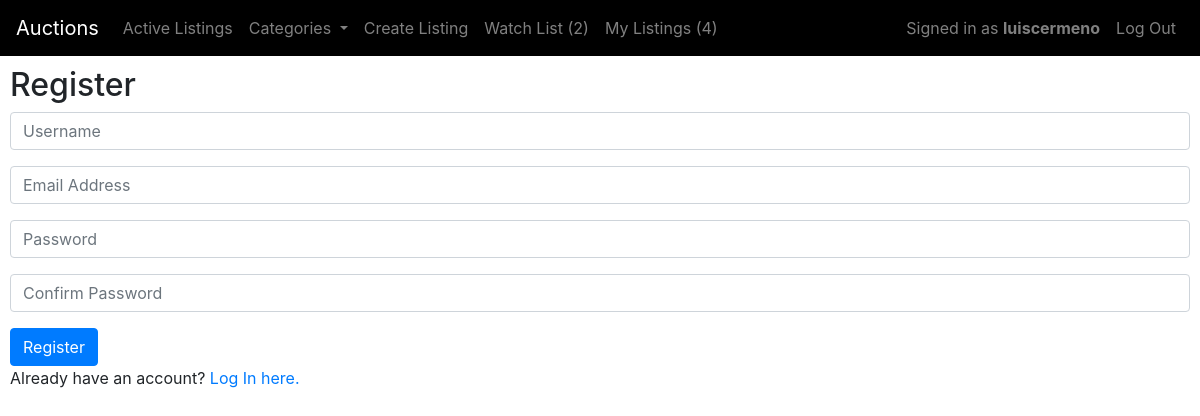
/register (signed in), run on the app's committed database.
### auctions/models.py (models this page shows, shortened)
class User(AbstractUser):
    def __str__(self):
        return f"{self.username}"

class WatchList(models.Model):
    user = models.OneToOneField(User, on_delete=models.CASCADE, related_name='watchlist')
    listings = models.ManyToManyField(Listing, blank=True, related_name='listings')

### auctions/views.py (the view)
# urls.py: path("register", views.register, name="register"),
def register(request):
    if request.method == "POST":
        username = request.POST["username"]
        email = request.POST["email"]
        password = request.POST["password"]
        confirmation = request.POST["confirmation"]
        if password != confirmation:
            return render(request, "auctions/register.html", {
                "message": "Passwords must match."
            })
        try:
            user = User.objects.create_user(username, email, password)
            user.save()
        except IntegrityError:
            return render(request, "auctions/register.html", {
                "message": "Username already taken."
            })
        login(request, user)
        return HttpResponseRedirect(reverse("index"))
    else:
        return render(request, "auctions/register.html")

### auctions/context_processors.py (called while the page is built)
def get_categories(request):
    return {
        'categories': Category.objects.all()
    }

### auctions/models.py (called while the page is built)
    def __str__(self):
        return f"{self.name}"

### auctions/templates/auctions/register.html (shortened to what this page needs)
{% extends "auctions/layout.html" %}
{% block body %}
    <h2>Register</h2>
    <form action="{% url 'register' %}" method="post">
        <div class="form-group">
            <input class="form-control" autofocus type="text" name="username" placeholder="Username">
        </div>
        <div class="form-group">
            <input class="form-control" type="email" name="email" placeholder="Email Address">
        </div>
        <div class="form-group">
            <input class="form-control" type="password" name="password" placeholder="Password">
        </div>
        <div class="form-group">
            <input class="form-control" type="password" name="confirmation" placeholder="Confirm Password">
        </div>
        <input class="btn btn-primary" type="submit" value="Register">
    </form>
    Already have an account? <a href="{% url 'login' %}">Log In here.</a>
{% endblock %}

### auctions/templates/auctions/layout.html (shortened to what this page needs)
{% load static %}
<!DOCTYPE html>
<html lang="en">
    <head>
        <link href="{% static 'auctions/styles.css' %}" rel="stylesheet">
        <link rel="stylesheet" href="https://stackpath.bootstrapcdn.com/bootstrap/4.4.1/css/bootstrap.min.css">
    </head>
    <body>
        <nav class="navbar navbar-expand-lg navbar-dark sticky-top">
            <a class="navbar-brand" href="{% url 'index' %}">Auctions</a>
            <div class="collapse navbar-collapse" id="navbarNav">
                <ul class="navbar-nav mr-auto">
                    <li class="nav-item {% block nav_item_listings %}{% endblock nav_item_listings %}">
                        <a class="nav-link" aria-current="page" href="{% url 'index' %}">Active Listings</a>
                    </li>
                    <li class="nav-item dropdown">
                        <a class="nav-link dropdown-toggle" href="#" id="navbarDropdown" role="button" data-toggle="dropdown" aria-haspopup="true" aria-expanded="false">
                            Categories
                        </a>
                    </li>
                    {% if user.is_authenticated %}
                    <li class="nav-item {% block nav_item_create %}{% endblock nav_item_create %}">
                        <a class="nav-link" href="{% url 'create' %}">Create Listing</a>
                    </li>
                    <li class="nav-item {% block nav_item_watchlist %}{% endblock nav_item_watchlist %}">
                        <a class="nav-link" href="{% url 'watchlist' %}">
                            Watch List
                            <span>
                            {% if user.watchlist.listings.all.count > 0 %}
                                ({{ user.watchlist.listings.all.count}})
                            {% else %}
                                (0)
                            {% endif %}
                            </span>
                        </a>
                    </li>
                    <li class="nav-item {% block nav_item_myListings %}{% endblock nav_item_myListings %}">
                        <a class="nav-link" href="{% url 'myListings' %}">
                            My Listings
                            <span>
                                {% if user.listings.all.count > 0 %}
                                    ({{ user.listings.all.count}})
                                {% else %}
                                    (0)
                                {% endif %}
                            </span>
                        </a>
                    </li>
                    {% endif %}
                </ul>
                <ul class="navbar-nav ml-auto">
                    {% if user.is_authenticated %}
                    <li class="nav-item">
                        <a class="nav-link" href="#">
                                Signed in as <strong>{{ user.username }}</strong>
                        </a>
                    </li>
                    <li class="nav-item">
                        <a class="nav-link" href="{% url 'logout' %}">Log Out</a>
                    </li>
                    {% endif %}
                </ul>
            </div>
        </nav>
        <div class="main">
        {% block body %}
        {% endblock %}
        </div>
    </body>
</html>

### auctions/static/auctions/styles.css (style rules this page uses)
.main { padding: 10px; }
.navbar { background-color: black; }

### data on the page
User: watchlist.listings.all.count "2", listings.all.count "4", username "luiscermeno"
